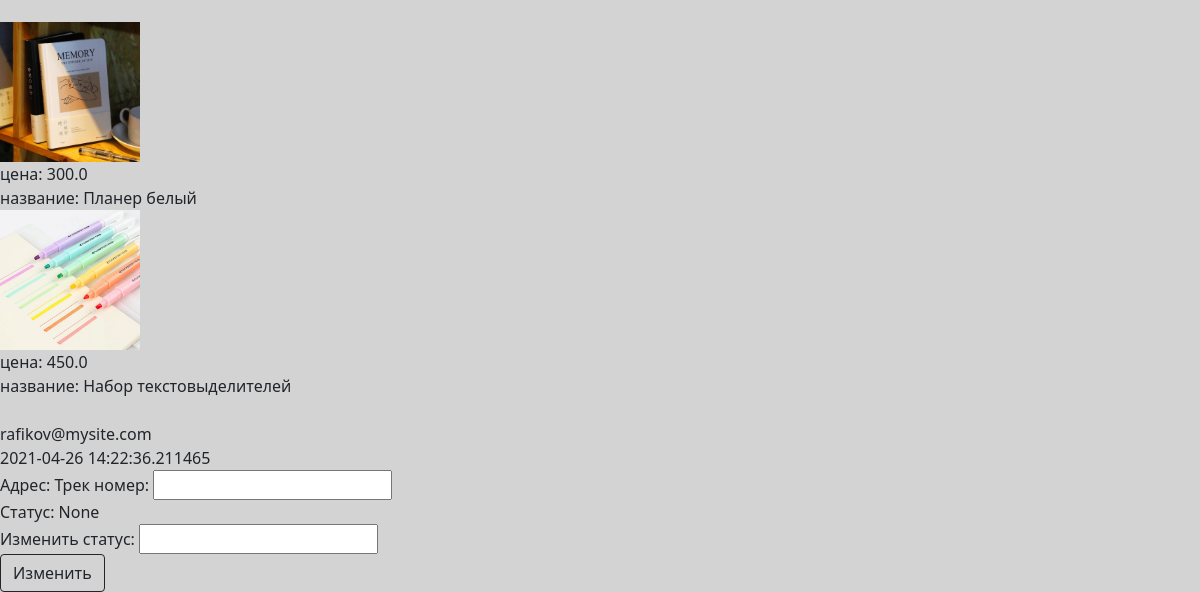
/admin85367/panel (signed in, lower part), run on an earlier commit of the app's database.
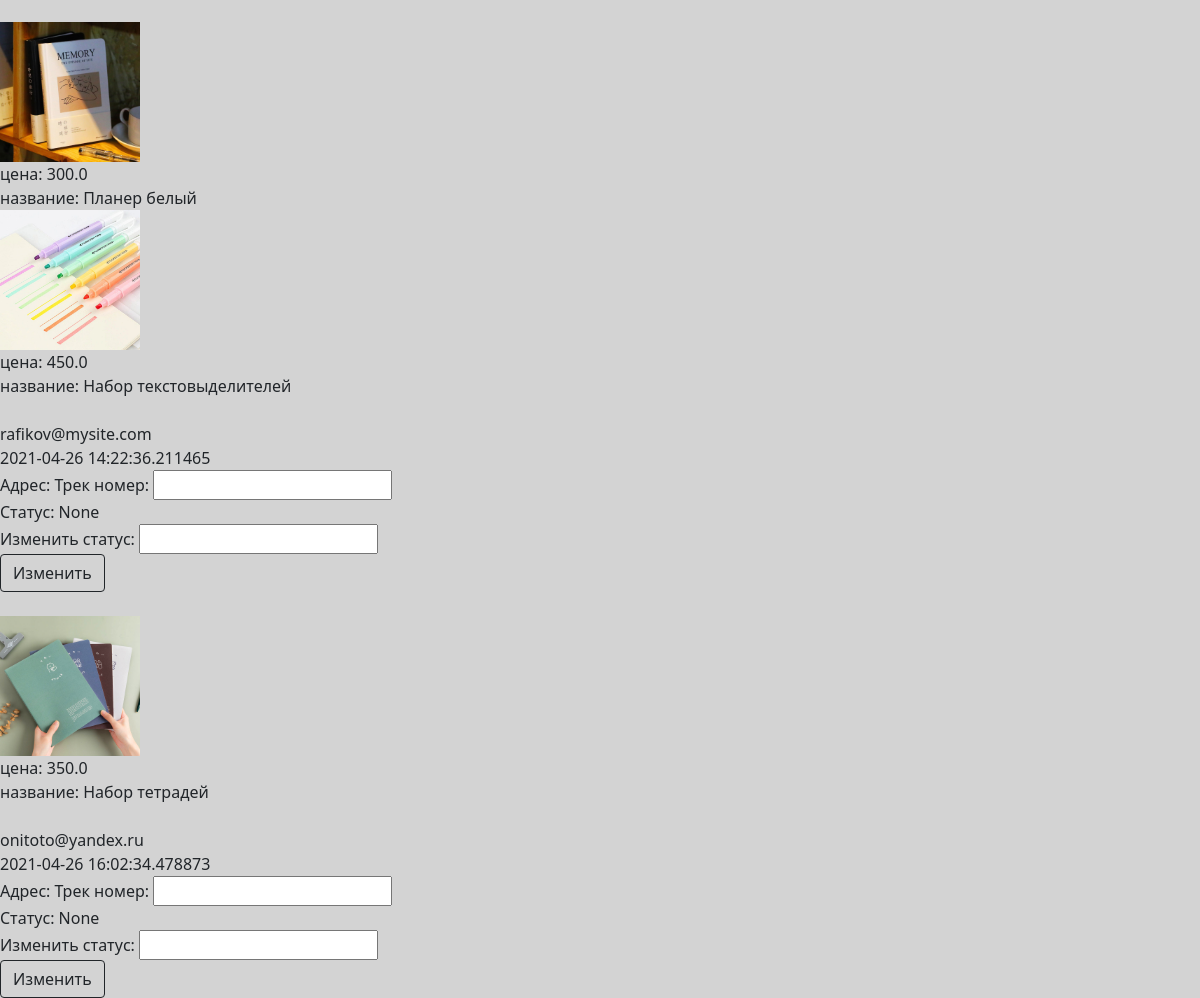
And on a later commit of the database.
### main.py (models this page shows)
class Orders(db.Model):  # таблица заказов
    id = db.Column(db.Integer, primary_key=True, autoincrement=True)  # номер заказа
    id_of_user = db.Column(db.Integer,  db.ForeignKey("users.id"))  # id заказчика из таблицы пользователей
    address = db.Column(db.String(200), nullable=True)  # адрес доставки
    email = db.Column(db.String(30), index=True, nullable=True)  # почта пользователя
    track_num = db.Column(db.String(30), nullable=True)  # трек номер
    comment_of_user = db.Column(db.String(200), nullable=True)  # комментарий заказчика
    comment_of_sender = db.Column(db.String(200), nullable=True)  # комментарий отправителя
    status = db.Column(db.String(30), nullable=True)  # статус заказа
    created_date = db.Column(db.DateTime,
                default=datetime.datetime.now)   # дата создания
    item = db.Column(db.String(300), index=True, nullable=True)   # товары

class Items(db.Model):  # таблица со всеми товарами
    id = db.Column(db.Integer, primary_key=True, autoincrement=True)
    name = db.Column(db.String(100), nullable=True)   # название товара
    description = db.Column(db.Text, nullable=True)  # описание
    photo_url = db.Column(db.Text, nullable=True)  # ссылка на фотографию
    count = db.Column(db.Integer, nullable=True)  # количество товара на складе
    price = db.Column(db.Float, nullable=True)   # стоимость 1 единицы товара

### main.py (the view)
    @app.route('/admin85367/panel', methods=['POST', 'GET'])  # админская панель - главная страница
    def panel():
        if request.method == 'GET':
            if 'admin' in session.keys() and session['admin'] == '4891nimda':  # проверка авторизации(на всякий)
                return render_template('panel.html', title='Панель',
                                        css_file='panel.css', orders=Orders.query.all(), Items=Items)
            else:
                return redirect('/admin85367')
        elif request.method == "POST":
            order = Orders.query.filter(Orders.id == request.form["id"]).first()
            order.track_num = request.form['track_num']
            db.session.commit()
            return redirect('/admin85367/panel')

### templates/panel.html (shortened to what this page needs)
{% extends "admin_base.html" %}
{% block content %}
{% if orders %}
{% for order in orders %}
<div>
    <form method="post">
    {% for i in order.item.split(';') %}
        <br><img src="/{{ Items.query.filter(Items.id == i.split(',')[0]).all()[0].photo_url }}" width="140px" height="140px">
        <br>
        <a>цена: {{ Items.query.filter(Items.id == i.split(',')[0]).all()[0].price }}</a>
        <br>
        <a>название: {{ Items.query.filter(Items.id == i.split(',')[0]).all()[0].name }}</a>
    {% endfor %}
    <br><br>
    <a>{{ order.email }}</a><br>
    <a>{{ order.created_date }}</a><br>
    <a>Адрес: {{ order.address }}</a>
    {% if order.track_num %}
        <a>Трек номер: {{ order.track_num }}</a><br>
    {% else %}
        <a>Трек номер: <input name='track_num'></a><br>
    {% endif %}
    <a>Статус: {{ order.status }}</a><br>
    <a>Изменить статус: <input name='updatestatus'></a><br>
    <button class="w-10 btn btn-outline-dark" type="submit">Изменить</button>
    </form>
</div>
{% endfor %}
{% else %}
<h3>История заказов пуста</h3>
{% endif %}
{% endblock %}

### templates/admin_base.html (shortened to what this page needs)
<!doctype html>
<html lang="ru">
  <head>
      <link href="https://cdn.jsdelivr.net/npm/bootstrap@5.0.0-beta2/dist/css/bootstrap.min.css"
          rel="stylesheet"
>
        <link href="/static/css/{{ css_file }}" rel="stylesheet">
  </head>
  <body>
<main role="main" class="{{ class_main }}">
    {% block content %}{% endblock %}
</main>
</body>
</html>

### static/css/panel.css (style rules this page uses)
body { background-color: lightgrey; }

What changed in the data, as far as the page shows it:
added Orders: query.filter (picture), query.filter "350.0", query.filter "Набор тетрадей", email "onitoto@yandex.ru", created_date "2021-04-26 16:02:34.478873", status "None"
